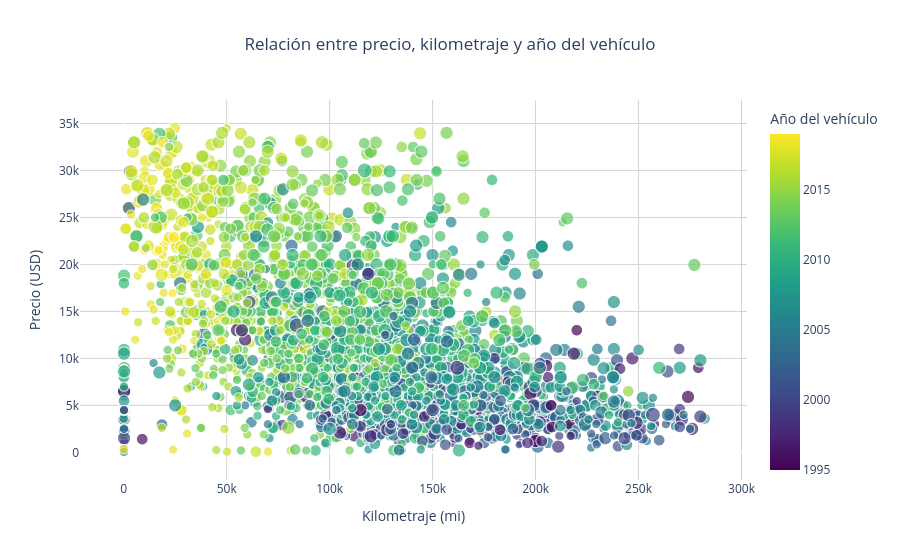

Source (notebook cell):
### Markdown cell above
### Relación entre precio, kilometraje y año del vehículo

### Code cell
df_fixed = df_clean.copy()
df_fixed["cylinders"] = df_fixed["cylinders"].fillna(4)

fig_scatter = px.scatter(
    df_fixed.sample(3000, random_state=42),
    x="odometer",
    y="price",
    color="model_year",            # Escala de color continua por año del vehículo
    size="cylinders",              # Tamaño de burbuja según número de cilindros
    hover_data=["model", "condition", "fuel", "transmission"],
    title="Relación entre precio, kilometraje y año del vehículo",
    labels={
        "odometer": "Kilometraje (mi)",
        "price": "Precio (USD)",
        "model_year": "Año del vehículo",
        "cylinders": "Cilindros"
    },
    color_continuous_scale="Viridis",  # Escala de color agradable y perceptiva
    size_max=15,                       # Tamaño máximo de las burbujas
    opacity=0.7                        # Transparencia para evitar saturación
)

fig_scatter.update_layout(
    plot_bgcolor="white",
    xaxis=dict(showgrid=True, gridcolor="lightgray"),
    yaxis=dict(showgrid=True, gridcolor="lightgray"),
    title_x=0.5
)

fig_scatter.show()

### Figure 1 — Plotly figure (JSON) as saved in the notebook; plotly's stock layout.template omitted (floating-point values rounded to 4 significant figures; data arrays with more than 128 entries replaced by an {"elided": "..."} marker saying what was removed)
{"data": [{"customdata": {"elided": "3000x4 str values"}, "hovertemplate": "Kilometraje (mi)=%{x}<br>Precio (USD)=%{y}<br>Cilindros=%{marker.size}<br>model=%{customdata[0]}<br>condition=%{customdata[1]}<br>fuel=%{customdata[2]}<br>transmission=%{customdata[3]}<br>Año del vehículo=%{marker.color}<extra></extra>", "legendgroup": "", "marker": {"color": {"elided": "3000 int values"}, "coloraxis": "coloraxis", "opacity": 0.7, "size": {"elided": "3000 float values"}, "sizemode": "area", "sizeref": 0.04444, "symbol": "circle"}, "mode": "markers", "name": "", "showlegend": false, "type": "scattergl", "x": {"elided": "3000 float values"}, "xaxis": "x", "y": {"elided": "3000 int values"}, "yaxis": "y"}], "layout": {"coloraxis": {"colorbar": {"title": {"text": "Año del vehículo"}}, "colorscale": [[0, "#440154"], [0.1111, "#482878"], [0.2222, "#3e4989"], [0.3333, "#31688e"], [0.4444, "#26828e"], [0.5556, "#1f9e89"], [0.6667, "#35b779"], [0.7778, "#6ece58"], [0.8889, "#b5de2b"], [1, "#fde725"]]}, "legend": {"itemsizing": "constant", "tracegroupgap": 0}, "plot_bgcolor": "white", "title": {"text": "Relación entre precio, kilometraje y año del vehículo", "x": 0.5}, "xaxis": {"anchor": "y", "domain": [0, 1], "gridcolor": "lightgray", "showgrid": true, "title": {"text": "Kilometraje (mi)"}}, "yaxis": {"anchor": "x", "domain": [0, 1], "gridcolor": "lightgray", "showgrid": true, "title": {"text": "Precio (USD)"}}}}
